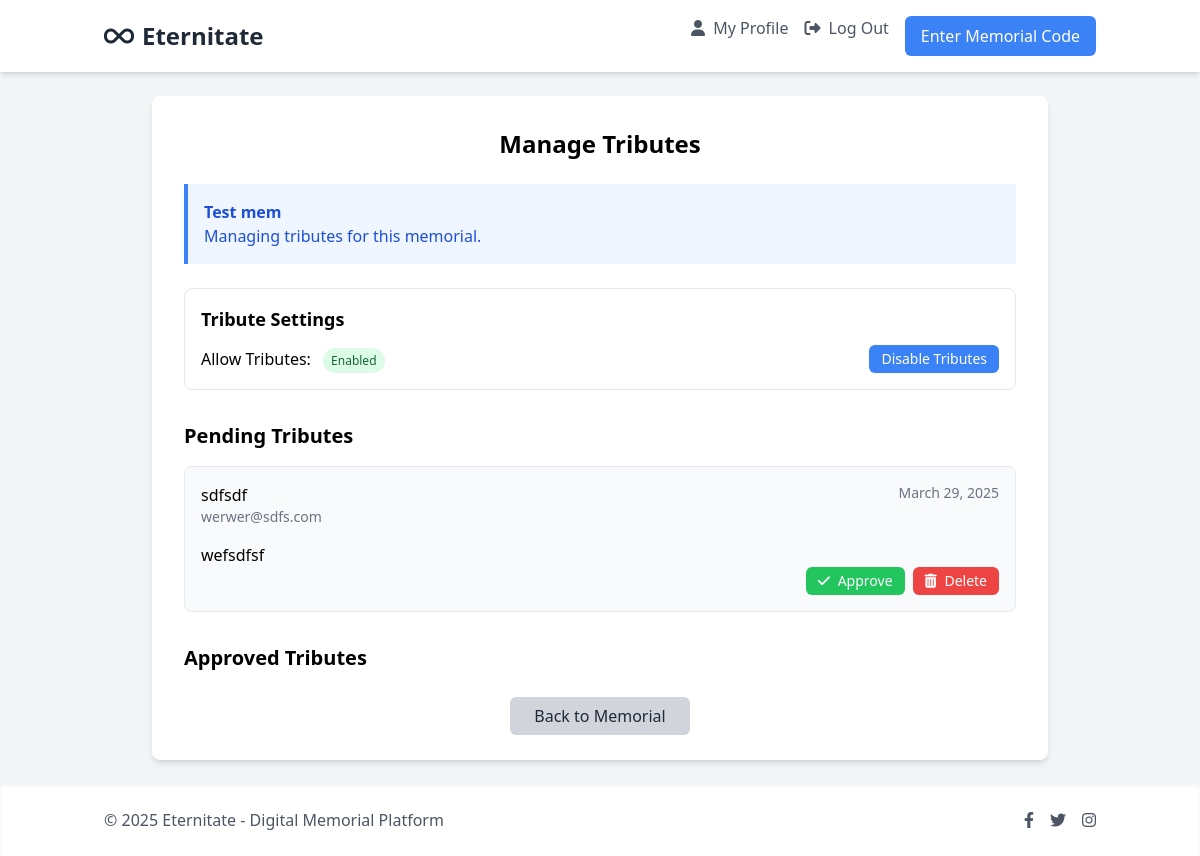
The app's page /1GRJlYVIPmZ2bedQ6IGygAsGyCAUHMCx/tributes/ (signed in), older data.
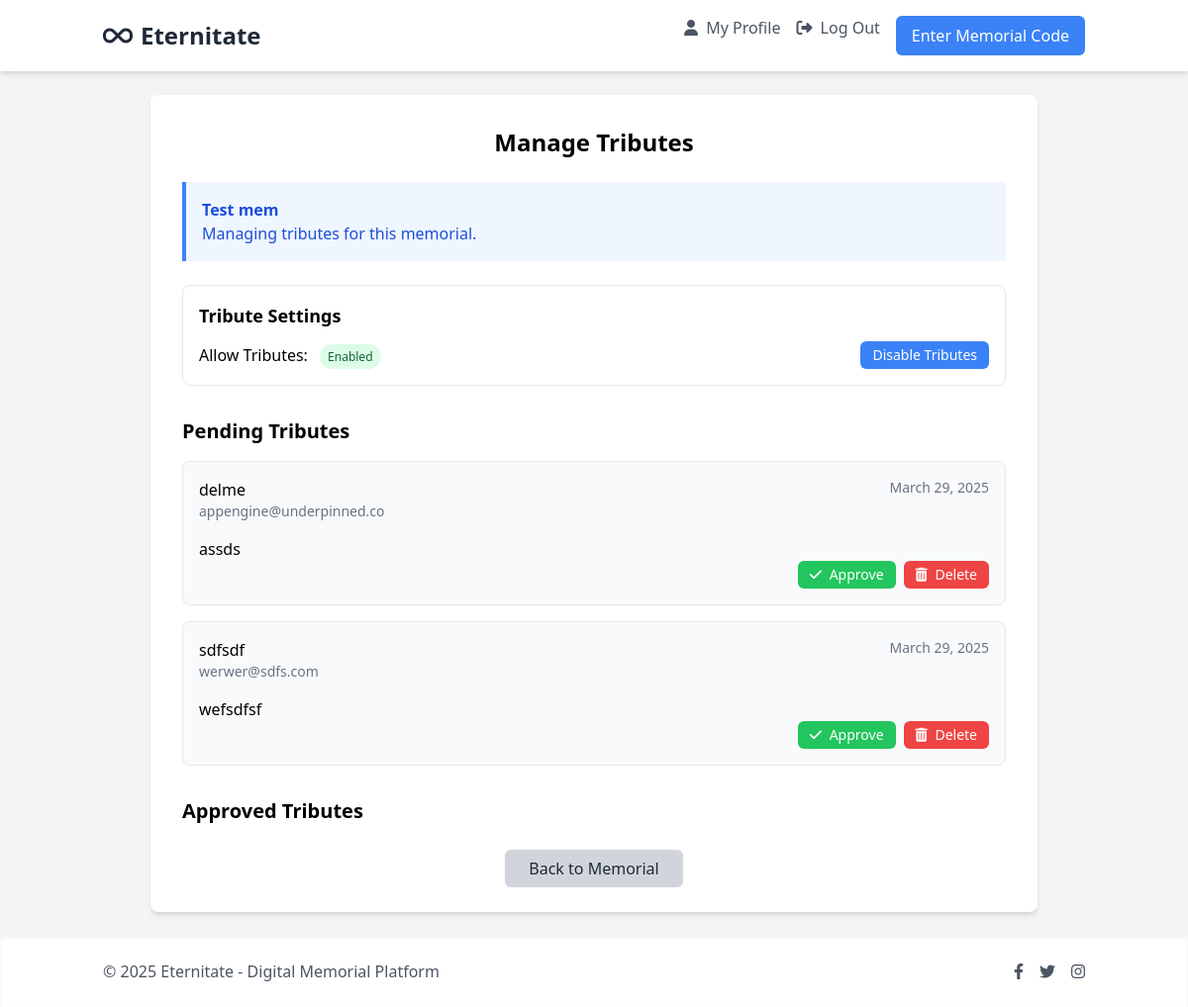
The same page, newer data.
### memorials/models.py (models this page shows, shortened)
class Tribute(models.Model):
    memorial = models.ForeignKey(Memorial, related_name='tributes', on_delete=models.CASCADE)
    name = models.CharField(max_length=255)
    email = models.EmailField(blank=True)
    message = models.TextField()
    is_approved = models.BooleanField(default=False)
    created_at = models.DateTimeField(auto_now_add=True)
    class Meta:
        ordering = ['-created_at']

### memorials/views.py (the view, shortened to what this page needs)
# urls.py: path('<str:code>/tributes/', views.manage_tributes, name='manage_tributes'),
@login_required
def manage_tributes(request, code):
    profile_code = get_object_or_404(ProfileCode, code=code, is_claimed=True)
    memorial = get_object_or_404(Memorial, profile_code=profile_code)
    if request.user != memorial.owner:
        messages.error(request, "You don't have permission to manage tributes for this memorial.")
        return redirect('memorials:memorial_detail', code=code)
    tributes = memorial.tributes.all().order_by('-created_at')
    return render(request, 'memorials/tributes.html', {
        'memorial': memorial,
        'tributes': tributes,
    })

### templates/memorials/tributes.html (shortened to what the changed rows need)
{% extends 'base.html' %}
{% load i18n %}
{% block content %}
<div class="max-w-4xl mx-auto bg-white p-8 rounded-lg shadow-md fade-in">
    <h1 class="text-2xl font-bold text-center mb-6">{% trans "Manage Tributes" %}</h1>
    <div class="mb-8 p-4 border rounded-lg">
        <h2 class="text-lg font-semibold mb-3">{% trans "Tribute Settings" %}</h2>
    </div>
    <div class="mb-8">
        <h2 class="text-xl font-semibold mb-4">{% trans "Pending Tributes" %}</h2>
        <div class="space-y-4">
            {% for tribute in tributes %}
                {% if not tribute.is_approved %}
                    <div class="border rounded-lg p-4 bg-gray-50">
                        <div class="flex justify-between items-start mb-2">
                            <div>
                                <h3 class="font-medium">{{ tribute.name }}</h3>
                                {% if tribute.email %}
                                    <p class="text-sm text-gray-500">{{ tribute.email }}</p>
                                {% endif %}
                            </div>
                            <span class="text-sm text-gray-500">{{ tribute.created_at|date:"F j, Y" }}</span>
                        </div>
                        <p class="text-gray-700 mb-4">{{ tribute.message|linebreaks }}</p>
                        <div class="flex justify-end space-x-2">
                            <form method="post" action="{% url 'memorials:manage_tributes' code=memorial.profile_code.code %}">
                                <button type="submit" class="bg-green-500 hover:bg-green-600 text-white py-1 px-3 rounded-md text-sm transition">
                                    <i class="fas fa-check mr-1"></i> {% trans "Approve" %}
                                </button>
                            </form>
                            <form method="post" action="{% url 'memorials:manage_tributes' code=memorial.profile_code.code %}">
                                <button type="submit" class="bg-red-500 hover:bg-red-600 text-white py-1 px-3 rounded-md text-sm transition">
                                    <i class="fas fa-trash-alt mr-1"></i> {% trans "Delete" %}
                                </button>
                            </form>
                        </div>
                    </div>
                {% endif %}
            {% empty %}
                <p class="text-gray-500 text-center italic">{% trans "No pending tributes to review." %}</p>
            {% endfor %}
        </div>
    </div>
    <div>
        <h2 class="text-xl font-semibold mb-4">{% trans "Approved Tributes" %}</h2>
    </div>
</div>
{% endblock %}

Row changes from the older to the newer data that the page shows:
added Tribute: name "delme", email "appengine@underpinned.co", created_at "March 29, 2025", message "assds"
